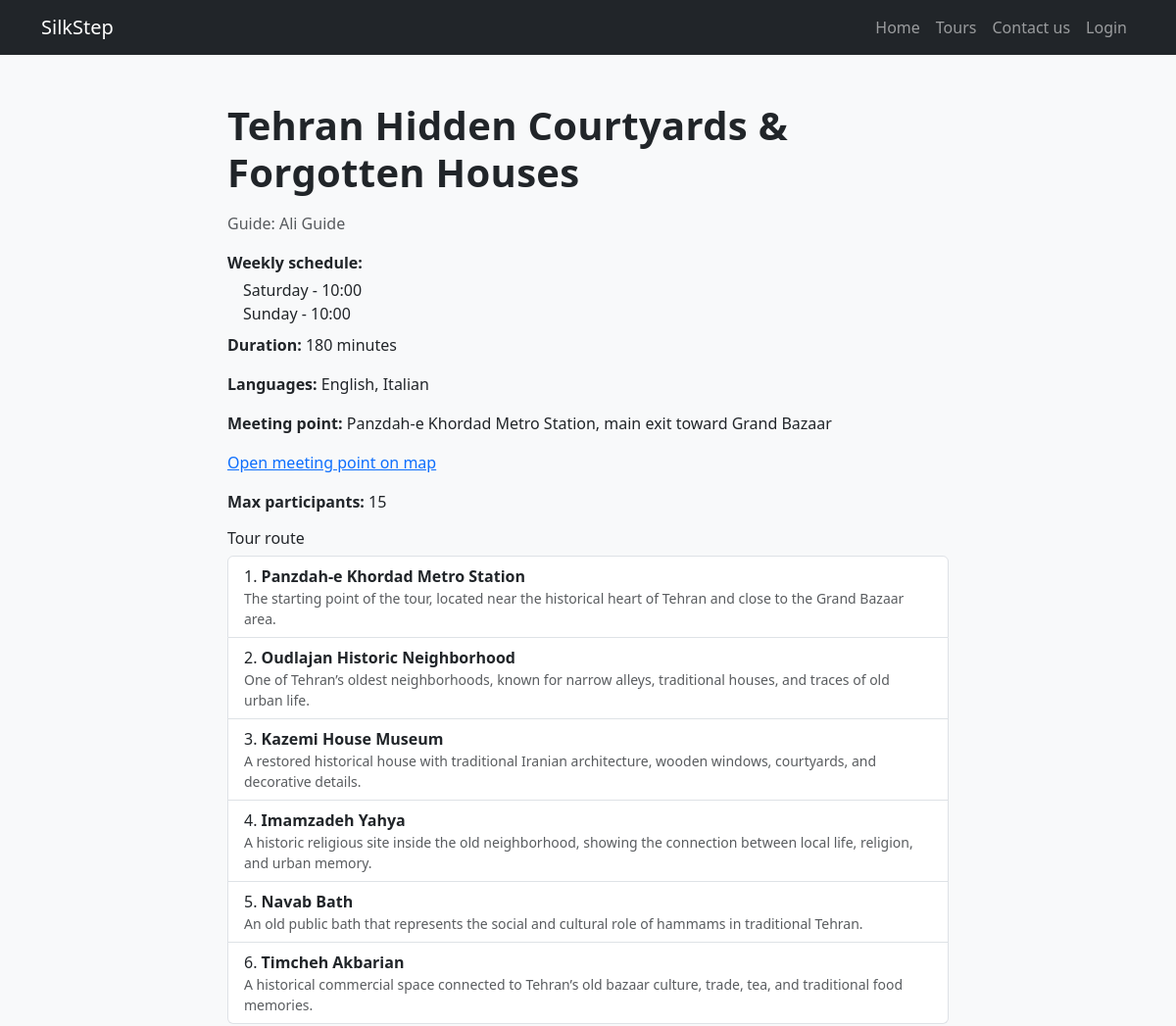
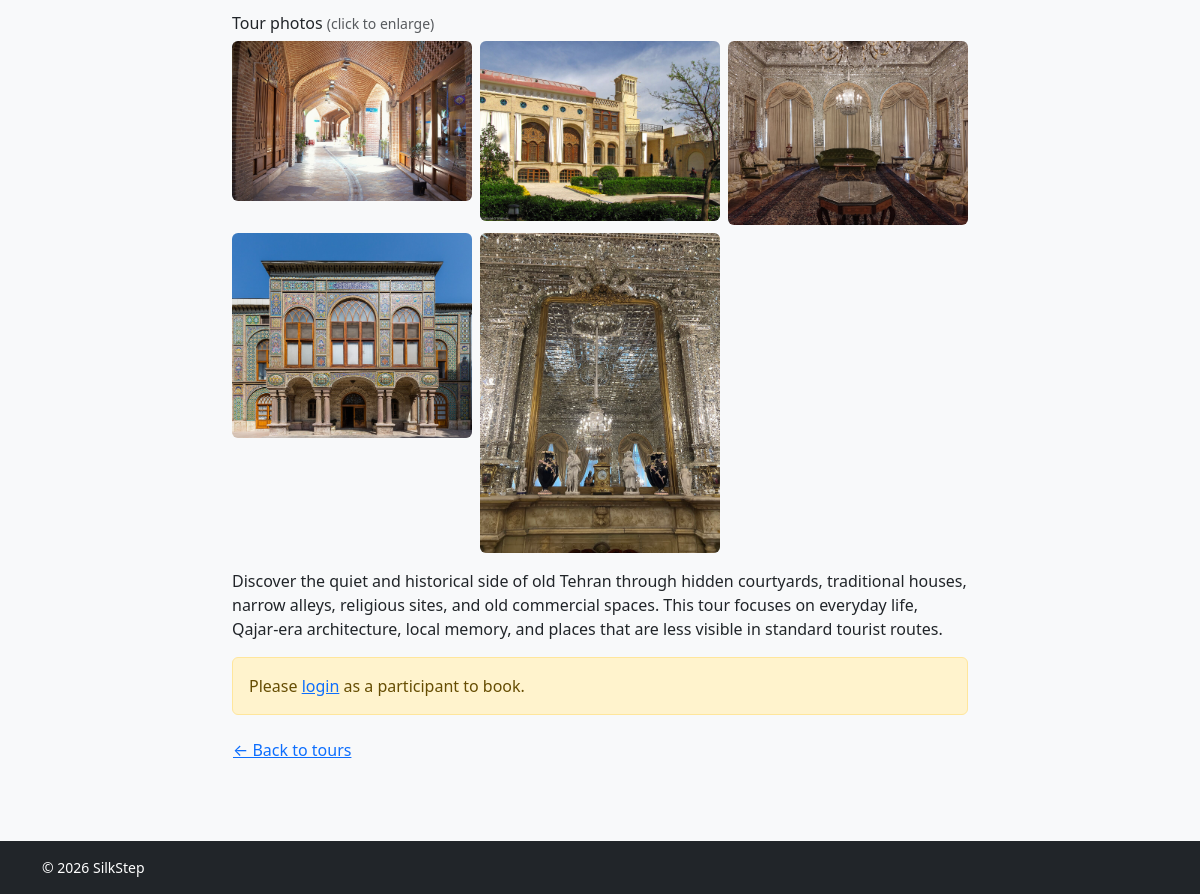
The page /tour/1 on the database its author committed (2 pictures, top to bottom).
### tables this page shows
CREATE TABLE tours (
    id INTEGER PRIMARY KEY AUTOINCREMENT,
    title TEXT NOT NULL,
    schedule TEXT NOT NULL,
    duration TEXT NOT NULL,
    summary TEXT NOT NULL
, guide_id INTEGER, meeting_point TEXT, max_participants INTEGER DEFAULT 15, photo_url TEXT, meeting_map_link TEXT, duration_minutes INTEGER);

CREATE TABLE tour_schedule (
    tour_id INTEGER NOT NULL,
    weekday INTEGER NOT NULL,
    start_time TEXT NOT NULL,
    PRIMARY KEY (tour_id, weekday),
    FOREIGN KEY (tour_id) REFERENCES tours(id) ON DELETE CASCADE
);

CREATE TABLE tour_stops (
    id INTEGER PRIMARY KEY AUTOINCREMENT,
    tour_id INTEGER NOT NULL,
    stop_order INTEGER NOT NULL,
    name TEXT NOT NULL,
    description TEXT NOT NULL,
    FOREIGN KEY (tour_id) REFERENCES tours(id) ON DELETE CASCADE
);

CREATE TABLE tour_photos (
    id INTEGER PRIMARY KEY AUTOINCREMENT,
    tour_id INTEGER NOT NULL,
    photo_path TEXT NOT NULL,
    sort_order INTEGER NOT NULL DEFAULT 1,
    FOREIGN KEY (tour_id) REFERENCES tours(id) ON DELETE CASCADE
);

### app.py (the view)
@app.route("/tour/<int:tour_id>")
def tour_detail(tour_id):
    tour = tours_dao.get_tour_by_id(tour_id)
    if not tour:
        return "Tour not found", 404
    tour_data = dict(tour)
    langs = tours_dao.get_languages_for_tour(tour_id)
    tour_data["languages"] = ", ".join(langs) if langs else "Not set"
    guide = users_dao.get_user_by_id(tour_data.get("guide_id")) if tour_data.get("guide_id") else None
    tour_data["guide_name"] = f"{guide['name']} {guide['surname']}" if guide else "SilkStep"
    photos = [dict(p) for p in tour_photos_dao.get_photos_for_tour(tour_id)]
    stops = [dict(s) for s in tour_stops_dao.get_stops_for_tour(tour_id)]
    tour_data["photo_src"] = tour_photo_src(photos[0]["photo_path"] if photos else tour_data.get("photo_url"))
    day_names = dict(WEEKDAYS)
    schedule_rows = tour_schedule_dao.get_schedule_for_tour(tour_id)
    schedule = [
        {"day": day_names[s["weekday"]], "start_time": s["start_time"]}
        for s in schedule_rows
    ]
    schedule_weekdays = [s["weekday"] for s in schedule_rows]
    return render_template(
        "tour_detail.html",
        tour=tour_data,
        photos=photos,
        stops=stops,
        schedule=schedule,
        schedule_weekdays=schedule_weekdays,
        today=date.today().isoformat(),
        booking_error=request.args.get("booking_error", ""),
    )

### helpers.py (called while the page is built)
def tour_photo_src(photo_url):
    if not photo_url:
        return ""
    if photo_url.startswith("http"):
        return photo_url
    return url_for("static", filename=photo_url)

### tour_photos_dao.py (called while the page is built)
def get_photos_for_tour(tour_id):
    conn = sqlite3.connect(DB_PATH)
    conn.row_factory = sqlite3.Row
    rows = conn.execute(
        "SELECT id, tour_id, photo_path, sort_order FROM tour_photos WHERE tour_id = ? ORDER BY sort_order, id",
        (tour_id,),
    ).fetchall()
    conn.close()
    return rows

### tour_schedule_dao.py (called while the page is built)
def get_schedule_for_tour(tour_id):
    conn = sqlite3.connect(DB_PATH)
    conn.row_factory = sqlite3.Row
    rows = conn.execute(
        """
        SELECT weekday, start_time
        FROM tour_schedule
        WHERE tour_id = ?
        ORDER BY weekday
        """,
        (tour_id,),
    ).fetchall()
    conn.close()
    return rows

### tour_stops_dao.py (called while the page is built)
def get_stops_for_tour(tour_id):
    conn = sqlite3.connect(DB_PATH)
    conn.row_factory = sqlite3.Row
    rows = conn.execute(
        """
        SELECT id, tour_id, stop_order, name, description
        FROM tour_stops
        WHERE tour_id = ?
        ORDER BY stop_order, id
        """,
        (tour_id,),
    ).fetchall()
    conn.close()
    return rows

### tours_dao.py (called while the page is built)
def get_tour_by_id(tour_id):
    conn = sqlite3.connect(DB_PATH)
    conn.row_factory = sqlite3.Row
    row = conn.execute("SELECT * FROM tours WHERE id = ?", (tour_id,)).fetchone()
    conn.close()
    return row

def get_languages_for_tour(tour_id):
    conn = sqlite3.connect(DB_PATH)
    rows = conn.execute(
        "SELECT language FROM tour_languages WHERE tour_id = ? ORDER BY language",
        (tour_id,),
    ).fetchall()
    conn.close()
    return [row[0] for row in rows]

### users_dao.py (called while the page is built)
def get_user_by_id(user_id):
    conn = sqlite3.connect(DB_PATH)
    conn.row_factory = sqlite3.Row
    row = conn.execute("SELECT * FROM users WHERE id = ?", (user_id,)).fetchone()
    conn.close()
    return row

### templates/tour_detail.html (shortened to what this page needs)
{% extends "base.html" %}
{% block content %}
<section class="container py-5 mw-760">
  <h1 class="mb-3">{{ tour.title }}</h1>
  <p class="text-muted mb-3">Guide: {{ tour.guide_name }}</p>
  {% if schedule %}
    <p class="mb-1"><strong>Weekly schedule:</strong></p>
    <ul class="list-unstyled ms-3 mb-2">
      {% for s in schedule %}
        <li>{{ s.day }} - {{ s.start_time }}</li>
      {% endfor %}
    </ul>
  {% else %}
    <p><strong>Schedule:</strong> {{ tour.schedule }}</p>
  {% endif %}
  <p><strong>Duration:</strong>
    {% if tour.duration_minutes %}{{ tour.duration_minutes }} minutes{% else %}{{ tour.duration }}{% endif %}
  </p>
  <p><strong>Languages:</strong> {{ tour.languages }}</p>
  <p><strong>Meeting point:</strong> {{ tour.meeting_point or "Not set" }}</p>
  {% if tour.meeting_map_link %}
    <p><a href="{{ tour.meeting_map_link }}" target="_blank" rel="noopener">Open meeting point on map</a></p>
  {% endif %}
  <p><strong>Max participants:</strong> {{ tour.max_participants or "Not set" }}</p>
  {% if stops %}
    <h2 class="h6 mt-3">Tour route</h2>
    <ol class="list-group list-group-numbered mb-3">
      {% for s in stops %}
      <li class="list-group-item">
        <strong>{{ s.name }}</strong>
        {% if s.description %}
          <p class="mb-0 text-muted small">{{ s.description }}</p>
        {% endif %}
      </li>
      {% endfor %}
    </ol>
  {% endif %}
  {% if photos %}
    <h2 class="h6">Tour photos <span class="text-muted small">(click to enlarge)</span></h2>
    <div class="row g-2 mb-3">
      {% for p in photos %}
      <div class="col-6 col-md-4">
        <img src="{{ url_for('static', filename=p.photo_path) }}"
             class="img-fluid rounded photo-thumb"
             alt="{{ tour.title }}"
             data-bs-toggle="modal"
             data-bs-target="#photoModal"
             data-full-src="{{ url_for('static', filename=p.photo_path) }}">
      </div>
      {% endfor %}
    </div>
  {% else %}
    <p class="text-muted small">no photos for this tour yet</p>
  {% endif %}
  <p>{{ tour.summary }}</p>
  {% if current_user.role == 'participant' %}
    <hr>
    <h2 class="h5 mb-3">Book this tour</h2>
    {% if booking_error %}
      <div class="alert alert-warning mb-3">{{ booking_error }}</div>
    {% endif %}
    <form method="POST" action="{{ url_for('book_tour', tour_id=tour.id) }}">
      <div class="mb-3 mw-280">
        <label class="form-label">Tour date</label>
        <input type="date" name="txt_tour_date" id="tour_date" class="form-control"
               min="{{ today }}" required>
        {% if schedule %}
          <p class="text-muted small mb-0 mt-1">Runs on:
            {% for s in schedule %}{{ s.day }}{% if not loop.last %}, {% endif %}{% endfor %}</p>
        {% endif %}
        <p id="spots_info" class="text-muted small mb-0 mt-1">Pick a date to see spots left.</p>
      </div>
      <div class="mb-3 mw-280">
        <label class="form-label">How many people?</label>
        <input type="number" name="txt_party_size" id="party_size" class="form-control"
        min="1" max="{% if tour.max_participants and tour.max_participants < 4 %}{{ tour.max_participants }}{% else %}4{% endif %}"
        value="1" required>
        <p class="text-muted small">Include yourself in the count.</p>
      </div>
      <div id="guest_fields" class="mb-3 d-none">
        <label class="form-label">Additional participants</label>
        <p class="text-muted small">Add first and last name for each extra person.</p>
        {% for i in range(1, 4) %}
        <div class="border rounded p-2 mb-2 guest-field d-none" data-guest-index="{{ i }}">
          <p class="small fw-bold mb-1">Extra person {{ i }}</p>
          <div class="row g-2">
            <div class="col-md-6">
              <input type="text" name="txt_guest_first_{{ i }}" class="form-control guest-input"
                     placeholder="First name">
            </div>
            <div class="col-md-6">
              <input type="text" name="txt_guest_last_{{ i }}" class="form-control guest-input"
                     placeholder="Last name">
            </div>
          </div>
        </div>
        {% endfor %}
      </div>
      <div class="mb-3">
        <label class="form-label">Notes (optional)</label>
        <textarea name="txt_notes" class="form-control" rows="2"
          placeholder="e.g. 2 adults + 1 child, we prefer slow pace"></textarea>
      </div>
      <div class="mb-3">
        <label class="form-label">Contact for announcements</label>
        <p class="text-muted small">We use this to send tour updates (time changes, weather, etc.). Give email and/or phone.</p>
        <div class="mb-2">
          <label class="form-label small text-muted">Email</label>
          <input type="email" name="txt_announce_email" class="form-control"
                 value="{{ current_user.email }}" placeholder="you@example.com">
        </div>
        <div>
          <label class="form-label small text-muted">Phone (optional)</label>
          <input type="tel" name="txt_announce_phone" class="form-control"
                 placeholder="e.g. +98 912 000 0000">
        </div>
      </div>
      <button type="submit" class="btn btn-primary">Book now</button>
    </form>
    <div class="alert alert-info mt-3 mb-0">
      <strong>Need a larger group or a private tour?</strong><br>
      If you need more spots than available, or a different date, contact us at
      <a href="mailto:contact@silkstep.com">contact@silkstep.com</a>.
    </div>
  {% elif current_user.role == 'guide' %}
    <div class="alert alert-info mt-3 mb-0">Guides cannot book tours.</div>
  {% elif current_user.role == 'admin' %}
    <div class="alert alert-secondary mt-3 mb-0">Admin view only.</div>
  {% else %}
    <div class="alert alert-warning mt-3 mb-0">
      Please <a href="{{ url_for('login') }}">login</a> as a participant to book.
    </div>
  {% endif %}
  <a href="{{ url_for('tours') }}" class="btn btn-link mt-3 ps-0">← Back to tours</a>
</section>
{% endblock %}

### static/css/style.css (style rules this page uses)
body { background-color: #f8f9fa; color: #212529; }
h1 { font-weight: 700; letter-spacing: 0.3px; }
.photo-thumb { cursor: pointer; transition: opacity 0.2s ease; }
.mw-760 { max-width: 760px; }

### rows shown on the page
tours: title "Tehran Hidden Courtyards & Forgotten Houses", duration_minutes "180", meeting_point "Panzdah-e Khordad Metro Station, main exit toward Grand Bazaar", max_participants "15", summary "Discover the quiet and historical side of old Tehran through hidden courtyards, traditional houses, narrow alleys, religious sites, and old commercial spaces. This tour focuses on everyday life, Qajar-era architecture, local memory, and places that are less visible in standard tourist routes."
tour_schedule: day "Saturday", start_time "10:00"
tour_schedule: day "Sunday", start_time "10:00"
tour_stops: name "Panzdah-e Khordad Metro Station", description "The starting point of the tour, located near the historical heart of Tehran and close to the Grand Bazaar area."
tour_stops: name "Oudlajan Historic Neighborhood", description "One of Tehran’s oldest neighborhoods, known for narrow alleys, traditional houses, and traces of old urban life."
tour_stops: name "Kazemi House Museum", description "A restored historical house with traditional Iranian architecture, wooden windows, courtyards, and decorative details."
tour_stops: name "Imamzadeh Yahya", description "A historic religious site inside the old neighborhood, showing the connection between local life, religion, and urban memory."
tour_stops: name "Navab Bath", description "An old public bath that represents the social and cultural role of hammams in traditional Tehran."
tour_stops: name "Timcheh Akbarian", description "A historical commercial space connected to Tehran’s old bazaar culture, trade, tea, and traditional food memories."
tour_photos: photo_path (picture)
tour_photos: photo_path (picture)
tour_photos: photo_path (picture)
tour_photos: photo_path (picture)
tour_photos: photo_path (picture)

### other values the page prints
{{ tour.guide_name }} "Ali Guide"
{{ tour.languages }} "English, Italian"
